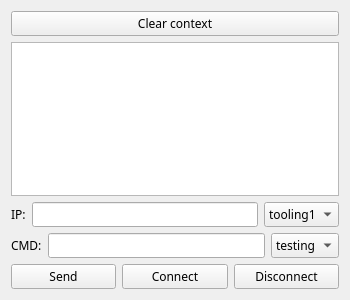
<?xml version="1.0" encoding="UTF-8"?>
<ui version="4.0">
 <class>Widget</class>
 <widget class="QWidget" name="Widget">
  <property name="geometry">
   <rect>
    <x>0</x>
    <y>0</y>
    <width>350</width>
    <height>300</height>
   </rect>
  </property>
  <property name="font">
   <font>
    <family>Microsoft JhengHei</family>
   </font>
  </property>
  <property name="windowTitle">
   <string>Simulate_Client</string>
  </property>
  <property name="windowIcon">
   <iconset resource="resources.qrc">
    <normaloff>:/images/computer.png</normaloff>:/images/computer.png</iconset>
  </property>
  <layout class="QGridLayout" name="gridLayout">
   <item row="2" column="0">
    <layout class="QHBoxLayout" name="horizontalLayout_2">
     <item>
      <widget class="QLabel" name="label_2">
       <property name="text">
        <string>IP:</string>
       </property>
      </widget>
     </item>
     <item>
      <widget class="QLineEdit" name="lineEdit_IP"/>
     </item>
     <item>
      <widget class="QComboBox" name="comboBox_Tooling">
       <item>
        <property name="text">
         <string>tooling1</string>
        </property>
       </item>
       <item>
        <property name="text">
         <string>tooling2</string>
        </property>
       </item>
       <item>
        <property name="text">
         <string>tooling3</string>
        </property>
       </item>
       <item>
        <property name="text">
         <string>tooling4</string>
        </property>
       </item>
       <item>
        <property name="text">
         <string>tooling5</string>
        </property>
       </item>
       <item>
        <property name="text">
         <string>tooling6</string>
        </property>
       </item>
      </widget>
     </item>
    </layout>
   </item>
   <item row="3" column="0">
    <layout class="QHBoxLayout" name="horizontalLayout">
     <item>
      <widget class="QLabel" name="label_3">
       <property name="text">
        <string>CMD:</string>
       </property>
      </widget>
     </item>
     <item>
      <widget class="QLineEdit" name="lineEdit"/>
     </item>
     <item>
      <widget class="QComboBox" name="comboBox_TestStage">
       <item>
        <property name="text">
         <string>testing</string>
        </property>
       </item>
       <item>
        <property name="text">
         <string>pass</string>
        </property>
       </item>
       <item>
        <property name="text">
         <string>fail</string>
        </property>
       </item>
      </widget>
     </item>
    </layout>
   </item>
   <item row="4" column="0">
    <layout class="QHBoxLayout" name="horizontalLayout_3">
     <item>
      <widget class="QPushButton" name="pushButton_Send">
       <property name="text">
        <string>Send</string>
       </property>
      </widget>
     </item>
     <item>
      <widget class="QPushButton" name="pushButton_Connect">
       <property name="text">
        <string>Connect</string>
       </property>
      </widget>
     </item>
     <item>
      <widget class="QPushButton" name="pushButton_Disconnect">
       <property name="text">
        <string>Disconnect</string>
       </property>
      </widget>
     </item>
    </layout>
   </item>
   <item row="1" column="0">
    <widget class="QTextBrowser" name="textBrowser"/>
   </item>
   <item row="0" column="0">
    <widget class="QPushButton" name="pushButton_Clear">
     <property name="text">
      <string>Clear context</string>
     </property>
    </widget>
   </item>
  </layout>
 </widget>
 <layoutdefault spacing="6" margin="11"/>
 <resources>
  <include location="resources.qrc"/>
 </resources>
 <connections>
  <connection>
   <sender>lineEdit</sender>
   <signal>returnPressed()</signal>
   <receiver>pushButton_Send</receiver>
   <slot>click()</slot>
   <hints>
    <hint type="sourcelabel">
     <x>156</x>
     <y>135</y>
    </hint>
    <hint type="destinationlabel">
     <x>88</x>
     <y>194</y>
    </hint>
   </hints>
  </connection>
  <connection>
   <sender>pushButton_Connect</sender>
   <signal>clicked()</signal>
   <receiver>lineEdit</receiver>
   <slot>setFocus()</slot>
   <hints>
    <hint type="sourcelabel">
     <x>189</x>
     <y>224</y>
    </hint>
    <hint type="destinationlabel">
     <x>224</x>
     <y>145</y>
    </hint>
   </hints>
  </connection>
 </connections>
</ui>
